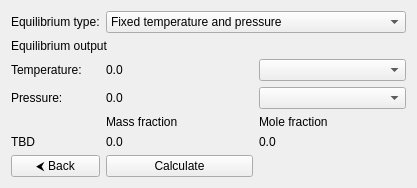
<?xml version="1.0" encoding="UTF-8"?>
<ui version="4.0">
    <class>EquilibriumOutputPage</class>
    <widget class="QWidget" name="EquilibriumOutputPage">
        <layout class="QGridLayout" name="gridLayout">
            <!-- Row 0 -->
            <item row="0" column="0">
                <widget class="QLabel" name="typeLabel">
                    <property name="text">
                        <string>Equilibrium type:</string>
                    </property>
                </widget>
            </item>
            <item row="0" column="1" colspan="2">
                <widget class="QComboBox" name="typeComboBox">
                    <item>
                        <property name="text">
                            <string>Fixed temperature and pressure</string>
                        </property>
                    </item>
                    <item>
                        <property name="text">
                            <string>Fixed specific enthalpy and pressure</string>
                        </property>
                    </item>
                    <item>
                        <property name="text">
                            <string>Fixed specific internal energy and specific volume</string>
                        </property>
                    </item>
                    <item>
                        <property name="text">
                            <string>Fixed specific entropy and specific volume</string>
                        </property>
                    </item>
                    <item>
                        <property name="text">
                            <string>Fixed specific entropy and pressure</string>
                        </property>
                    </item>
                </widget>
            </item>

            <!-- Row 1 -->
            <item row="1" column="0" colspan="3">
                <widget class="QLabel" name="outputLabel">
                    <property name="text">
                        <string>Equilibrium output</string>
                    </property>
                </widget>
            </item>

            <!-- Row 2 -->
            <item row="2" column="0">
                <widget class="QLabel" name="temperatureOutputLabel">
                    <property name="text">
                        <string>Temperature:</string>
                    </property>
                </widget>
            </item>
            <item row="2" column="1">
                <widget class="QLabel" name="temperatureValueLabel">
                    <property name="text">
                        <string>0.0</string>
                    </property>
                </widget>
            </item>
            <item row="2" column="2">
                <widget class="QComboBox" name="temperatureOutputComboBox">
                </widget>
            </item>

            <!-- Row 3 -->
            <item row="3" column="0">
                <widget class="QLabel" name="pressureOutputLabel">
                    <property name="text">
                        <string>Pressure:</string>
                    </property>
                </widget>
            </item>
            <item row="3" column="1">
                <widget class="QLabel" name="pressureValueLabel">
                    <property name="text">
                        <string>0.0</string>
                    </property>
                </widget>
            </item>
            <item row="3" column="2">
                <widget class="QComboBox" name="pressureOutputComboBox">
                </widget>
            </item>


            <!-- Row 4 -->
            <item row="4" column="1">
                <widget class="QLabel" name="massFractionLabel">
                    <property name="text">
                        <string>Mass fraction</string>
                    </property>
                </widget>
            </item>
            <item row="4" column="2">
                <widget class="QLabel" name="molFractionLabel">
                    <property name="text">
                        <string>Mole fraction</string>
                    </property>
                </widget>
            </item>


            <!-- Row 5 -->
            <item row="5" column="0">
                <widget class="QLabel" name="nLabel">
                    <property name="text">
                        <string>TBD</string>
                    </property>
                </widget>
            </item>
            <item row="5" column="1">
                <widget class="QLabel" name="yLabel">
                    <property name="text">
                        <string>0.0</string>
                    </property>
                </widget>
            </item>
            <item row="5" column="2">
                <widget class="QLabel" name="xLabel">
                    <property name="text">
                        <string>0.0</string>
                    </property>
                </widget>
            </item>


            <!-- Row 6 -->
            <item row="6" column="0">
                <widget class="QPushButton" name="backButton">
                    <property name="text">
                        <string>&#x2B9C; Back</string>
                    </property>
                    <property name="toolTip">
                        <string>Go back to calculation input page</string>
                    </property>
                </widget>
            </item>
            <item row="6" column="1">
                <widget class="QPushButton" name="calculateButton">
                    <property name="text">
                        <string>Calculate</string>
                    </property>
                    <property name="toolTip">
                        <string>Calculate chemical equilibrium</string>
                    </property>
                </widget>
            </item>
        </layout>
    </widget>
</ui>
